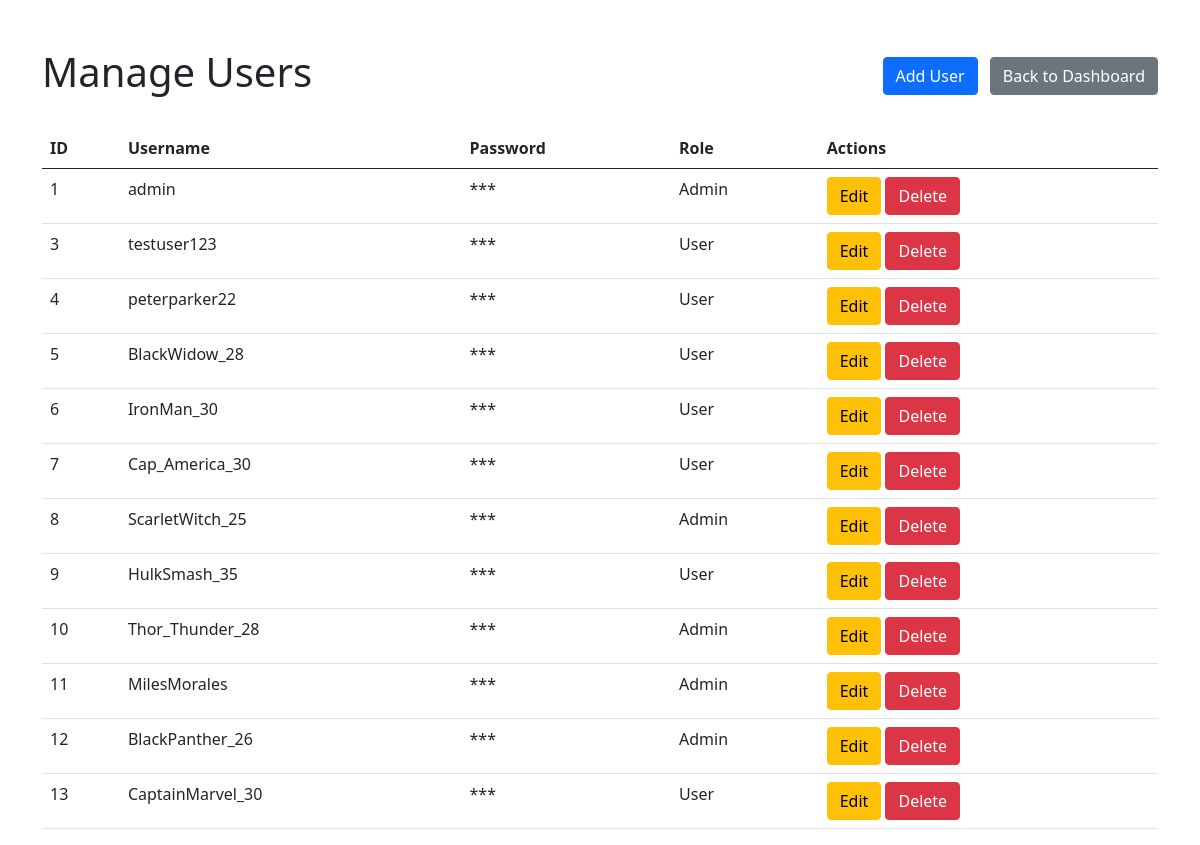
The page /users (signed in) on the database as committed earlier.
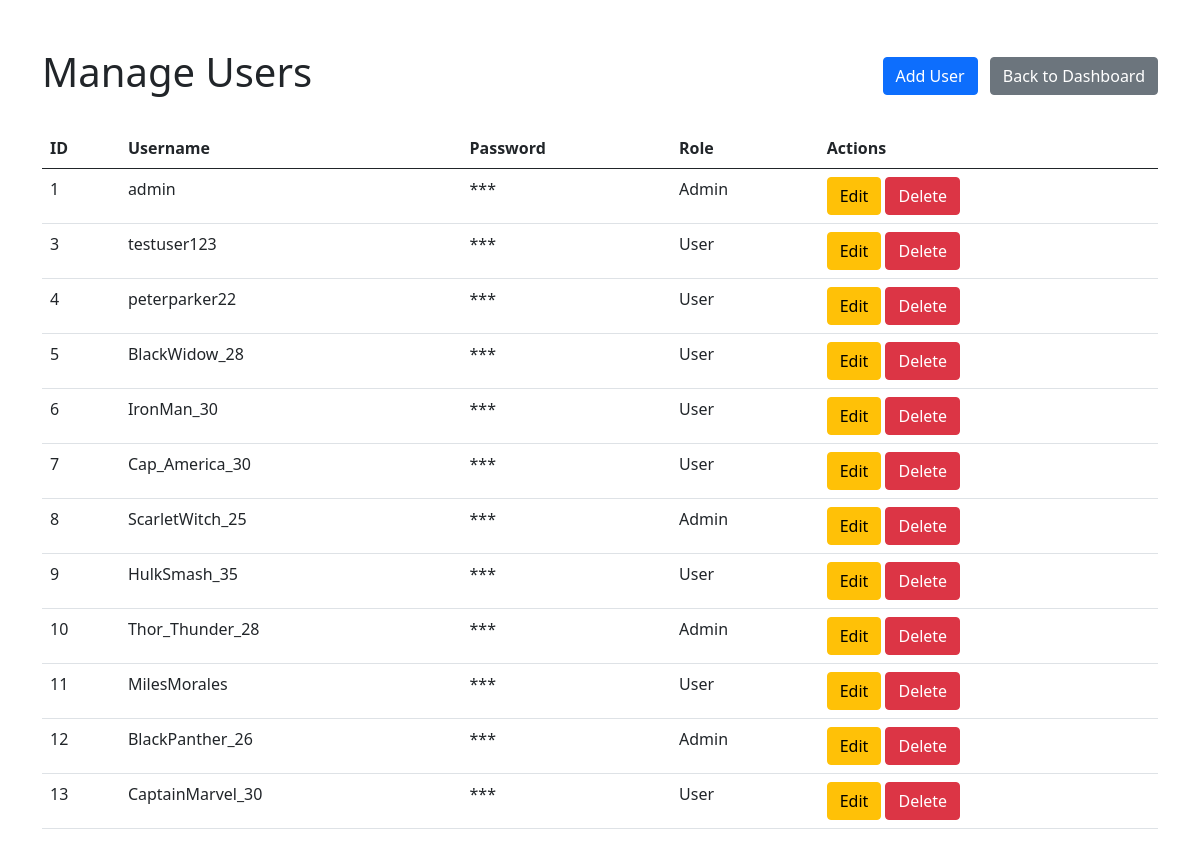
The same page on the database as committed later.
### models.py (models this page shows)
class User(Base):
    __tablename__ = "users"
    id = Column(Integer, primary_key=True, index=True)
    username = Column(String, unique=True, index=True)
    hashed_password = Column(String)
    is_admin = Column(Boolean, default=False)
    apprentices = relationship("Apprentice", back_populates="creator")

### main.py (the view)
@app.get("/users", response_model=List[UserResponse])
async def get_users(
    request: Request,
    db: Session = Depends(get_db),
    user: UserResponse = Depends(get_current_user),
):
    is_admin(user)
    users = db.query(User).all()
    return templates.TemplateResponse(
        "users.html", {"request": request, "users": users, "is_admin": user.is_admin}
    )

### templates/users.html (shortened to what this page needs)
<!DOCTYPE html>
<html lang="en">
  <head>
    <link
      href="https://cdn.jsdelivr.net/npm/bootstrap@5.0.2/dist/css/bootstrap.min.css"
      rel="stylesheet"
    />
  </head>
  <body>
    <div class="container mt-5">
      <div class="d-flex justify-content-between align-items-center mb-4">
        <h1>Manage Users</h1>
        <div>
          <button
            class="btn btn-primary me-2"
            data-bs-toggle="modal"
            data-bs-target="#addUserModal"
          >
            Add User
          </button>
          <a href="/dashboard" class="btn btn-secondary">Back to Dashboard</a>
        </div>
      </div>
      <div class="table-responsive">
        <table class="table">
          <thead>
            <tr>
              <th>ID</th>
              <th>Username</th>
              <th>Password</th>
              <th>Role</th>
              <th>Actions</th>
            </tr>
          </thead>
          <tbody id="user-table-body">
            {% for user in users %}
            <tr>
              <td>{{ user.id }}</td>
              <td>{{ user.username }}</td>
              <td>***</td>
              <td>{{ 'Admin' if user.is_admin else 'User' }}</td>
              <td>
                <button
                  class="btn btn-warning"
                  onclick="editUser({{ user.id }})"
                >
                  Edit
                </button>
                <button
                  class="btn btn-danger"
                  onclick="confirmDeleteUser({{ user.id }})"
                >
                  Delete
                </button>
              </td>
            </tr>
            {% endfor %}
          </tbody>
        </table>
      </div>
    </div>
  </body>
</html>

Rows that differ between the two databases and show on the page:
changed User "MilesMorales": is_admin "Admin" → "User"
